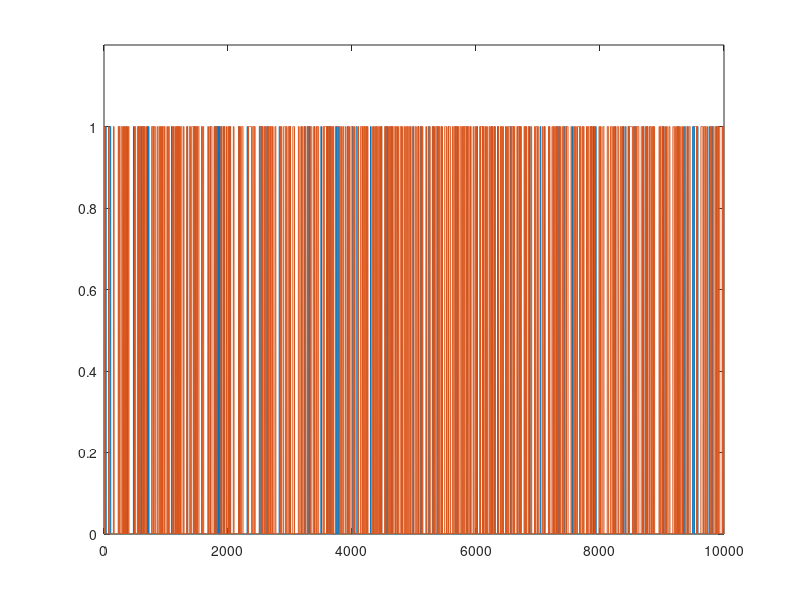

Write MATLAB code to recreate this figure.
%%
%   COURSE: Master statistics and machine learning: intuition, math, code										
%      URL: udemy.com/course/statsml_x/?couponCode=202509 
% 
%  SECTION: Probability theory
%    VIDEO: Conditional probability
% 
%  TEACHER: Mike X Cohen, sincxpress.com
%

%%

% a clear MATLAB workspace is a clear mental workspace
close all; clear; clc
pkg load statistics % load Octave stats package

%% generate two long-spike time series

N = 10000;
spikeDur  = 10; % a.u. but must be an even number
spikeNumA = .01; % in proportion of total number of points
spikeNumB = .05; % in proportion of total number of points

% initialize to zeros
[spike_tsA,spike_tsB] = deal( zeros(N,1) );


%%% populate time series 1
spiketimesA = randi(N,round(N*spikeNumA),1);

% flesh out spikes (loop per spike)
for spikei=1:length(spiketimesA)
    
    % find boundaries
    bnd_pre = max(1,spiketimesA(spikei)-spikeDur/2);
    bnd_pst = min(N,spiketimesA(spikei)+spikeDur/2);
    
    % fill in with ones
    spike_tsA(bnd_pre:bnd_pst) = 1;
end


%%% repeat for time series 2
spiketimesB = randi(N,round(N*spikeNumB),1);
% spiketimesB(1:length(spiketimesA)) = spiketimesA; % induce strong conditional probability

% flesh out spikes (loop per spike)
for spikei=1:length(spiketimesB)
    
    % find boundaries
    bnd_pre = max(1,spiketimesB(spikei)-spikeDur/2);
    bnd_pst = min(N,spiketimesB(spikei)+spikeDur/2);
    
    % fill in with ones
    spike_tsB(bnd_pre:bnd_pst) = 1;
end


%% let's see what they look like

figure(1), clf
plot(1:N,spike_tsA, 1:N,spike_tsB)
set(gca,'ylim',[0 1.2])


%% compute their probabilities and intersection

% probabilities
probA = sum(spike_tsA==1) / N;
probB = mean(spike_tsB);

% joint probability
probAB = mean(spike_tsA+spike_tsB==2);

%% compute the conditional probabilities

% p(A|B)
pAgivenB = probAB/probB;

% p(B|A)
pBgivenA = probAB/probA;

% print a little report
disp('  ')
disp([ 'P(A)   = ' num2str(probA) ])
disp([ 'P(A|B) = ' num2str(pAgivenB) ])
disp([ 'P(B)   = ' num2str(probB) ])
disp([ 'P(B|A) = ' num2str(pBgivenA) ])

%% done.
